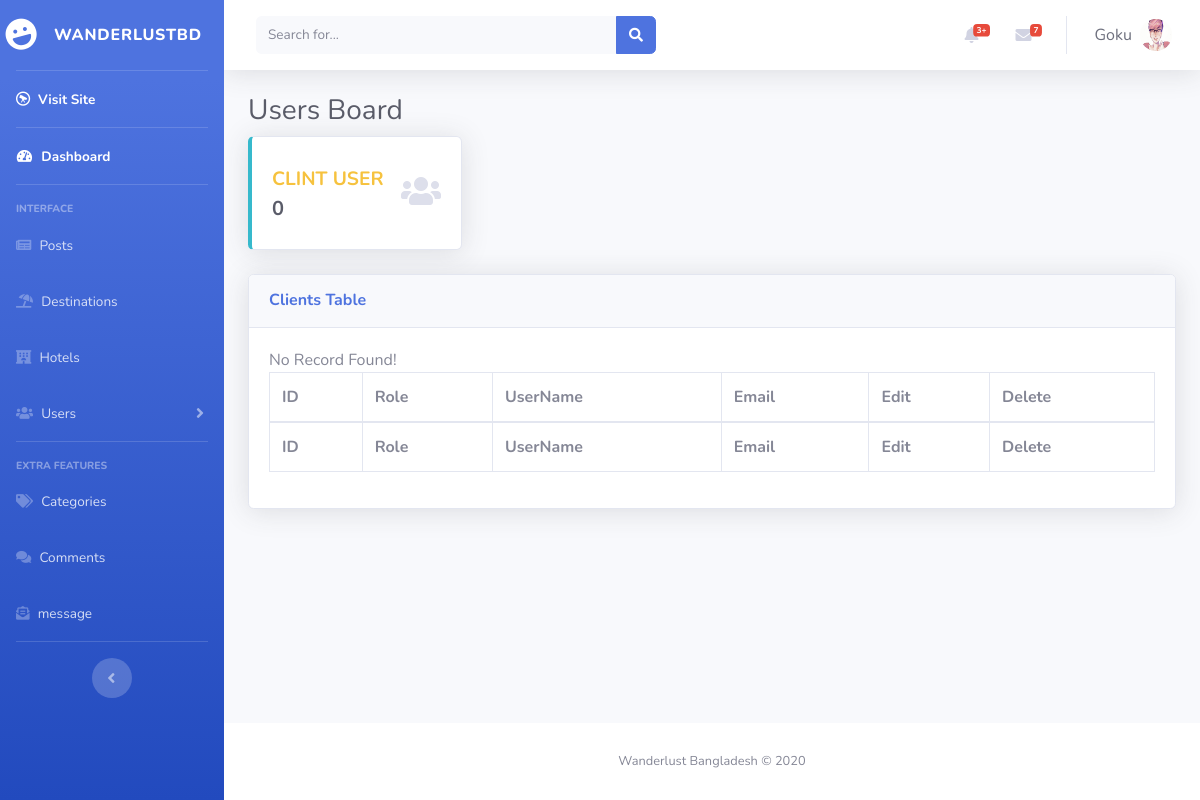
Page /admin/client_user.php (signed in) on the committed database.
### tables this page shows
CREATE TABLE `users` (
  `id` int(11) NOT NULL,
  `username` varchar(255) NOT NULL,
  `email` varchar(255) NOT NULL,
  `password` text NOT NULL,
  `profile_pic` varchar(255) NOT NULL,
  `is_active` varchar(3) NOT NULL,
  `post_id` int(11) NOT NULL,
  `role` varchar(255) NOT NULL DEFAULT 'Admin',
  `join_date` datetime NOT NULL DEFAULT current_timestamp() ON UPDATE current_timestamp(),
  `first_name` varchar(255) NOT NULL,
  `last_name` varchar(255) NOT NULL,
  `gender` varchar(10) NOT NULL,
  `bio` text NOT NULL
);

### admin/include/topnavbar.php (the view, shortened to what this page needs)
<nav class="navbar navbar-expand navbar-light bg-white topbar mb-4 static-top shadow">
    <form class="d-none d-sm-inline-block form-inline mr-auto ml-md-3 my-2 my-md-0 mw-100 navbar-search">
        <div class="input-group">
            <input type="text" class="form-control bg-light border-0 small" placeholder="Search for..." aria-label="Search" aria-describedby="basic-addon2">
            <div class="input-group-append">
                <button class="btn btn-primary" type="button">
                    <i class="fas fa-search fa-sm"></i>
                </button>
            </div>
        </div>
    </form>
    <ul class="navbar-nav ml-auto">
        <li class="nav-item dropdown no-arrow mx-1">
            <a class="nav-link dropdown-toggle" href="#" id="alertsDropdown" role="button" data-toggle="dropdown" aria-haspopup="true" aria-expanded="false">
                <i class="fas fa-bell fa-fw"></i>
                <span class="badge badge-danger badge-counter">3+</span>
            </a>
        </li>
        <li class="nav-item dropdown no-arrow mx-1">
            <a class="nav-link dropdown-toggle" href="#" id="messagesDropdown" role="button" data-toggle="dropdown" aria-haspopup="true" aria-expanded="false">
                <i class="fas fa-envelope fa-fw"></i>
                <span class="badge badge-danger badge-counter">7</span>
            </a>
        </li>
        <li class="nav-item dropdown no-arrow">
            <a class="nav-link dropdown-toggle" id="userDropdown" role="button" data-toggle="dropdown" aria-haspopup="true" aria-expanded="false">
                <span class="mr-2 d-none d-lg-inline text-gray-700 large">
                    <?php echo ucfirst($username); ?>
                </span>
                <img src="<?php echo $profile_pic; ?>" alt="profile_Pic" class="img-profile rounded-circle">
            </a>
        </li>
    </ul>
</nav>

### rows in the picture
users: username "Goku", profile_pic (picture)

### other values in the picture
$row "0"
